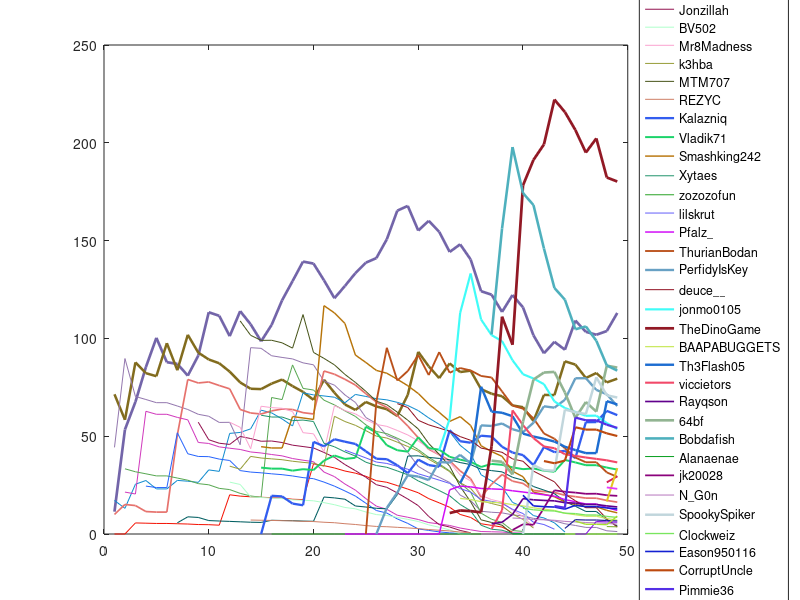

Source code (MATLAB):
clear
close all

%%%%%%%%%%%%%%%%%%%%%%%%%%%%%%%%%%%%%%%%%%%%%%%%%%%%%%%%%%%%%%%%%%%%%%%%%%%
% UltraHardCore Team Selector
%%%%%%%%%%%%%%%%%%%%%%%%%%%%%%%%%%%%%%%%%%%%%%%%%%%%%%%%%%%%%%%%%%%%%%%%%%%
% This code was made to randomly assemble teams for The Diorite Experts
% UltraHardCore. However, this code can also be used for different UHC
% competitions, providing a similar ranking system is adopted.
% See more at: https://github.com/Snodog627/TheDioriteExpertsUHC

% The code at first defines the players and their scores. The players that
% are participating in the current season are then selected and some
% simulation criteria may be specified. New players' scores are denoted by
% NaN.

%% Information
addpath('Data','Functions','Figures')
load('DataS47.mat')

%% Visualization
NoP = size(Players,2);
NoS = size(Seasons,2);
legdata = cell(NoP,1);
for i = 1:NoP
    if ~isnan(Players(i).RankPosition(NoS))
        LineSize = 2*(1 - (Players(i).RankPosition(NoS)-0.5)/NoP);
    else
        LineSize = 0.1;
    end
    Col = rand(1,3);
    legdata{i} = Players(i).PlayerName;
    
    figure(1)
    plot(1:NoS,Players(i).RankHistory,'LineWidth',LineSize,'Color',Col)
    hold on
end
legend(legdata,'location','eastoutside','Interpreter','none')
